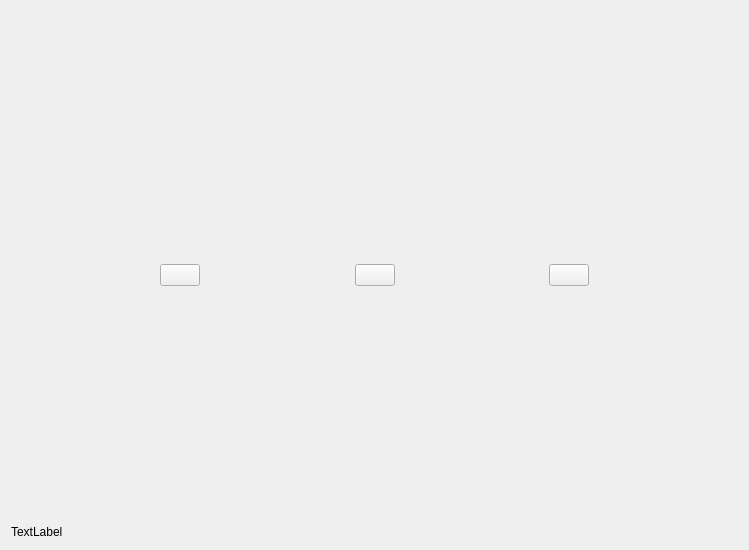
<?xml version="1.0" encoding="UTF-8"?>
<ui version="4.0">
 <class>GameMode</class>
 <widget class="QDialog" name="GameMode">
  <property name="geometry">
   <rect>
    <x>0</x>
    <y>0</y>
    <width>749</width>
    <height>550</height>
   </rect>
  </property>
  <property name="windowTitle">
   <string>Dialog</string>
  </property>
  <layout class="QVBoxLayout" name="verticalLayout_9">
   <item>
    <widget class="QStackedWidget" name="stackedWidget">
     <property name="currentIndex">
      <number>1</number>
     </property>
     <widget class="QWidget" name="mode_page">
      <layout class="QHBoxLayout" name="horizontalLayout">
       <item>
        <spacer name="horizontalSpacer_3">
         <property name="orientation">
          <enum>Qt::Horizontal</enum>
         </property>
         <property name="sizeHint" stdset="0">
          <size>
           <width>40</width>
           <height>20</height>
          </size>
         </property>
        </spacer>
       </item>
       <item>
        <widget class="QWidget" name="widget" native="true">
         <layout class="QVBoxLayout" name="verticalLayout">
          <item>
           <widget class="QLabel" name="single_label">
            <property name="sizePolicy">
             <sizepolicy hsizetype="Preferred" vsizetype="Fixed">
              <horstretch>0</horstretch>
              <verstretch>0</verstretch>
             </sizepolicy>
            </property>
            <property name="text">
             <string/>
            </property>
           </widget>
          </item>
          <item>
           <widget class="QPushButton" name="singleModeBtn">
            <property name="text">
             <string/>
            </property>
           </widget>
          </item>
         </layout>
        </widget>
       </item>
       <item>
        <spacer name="horizontalSpacer_5">
         <property name="orientation">
          <enum>Qt::Horizontal</enum>
         </property>
         <property name="sizeHint" stdset="0">
          <size>
           <width>40</width>
           <height>20</height>
          </size>
         </property>
        </spacer>
       </item>
       <item>
        <widget class="QWidget" name="widget_2" native="true">
         <layout class="QVBoxLayout" name="verticalLayout_2">
          <item>
           <widget class="QLabel" name="net_label">
            <property name="sizePolicy">
             <sizepolicy hsizetype="Preferred" vsizetype="Fixed">
              <horstretch>0</horstretch>
              <verstretch>0</verstretch>
             </sizepolicy>
            </property>
            <property name="text">
             <string/>
            </property>
           </widget>
          </item>
          <item>
           <widget class="QPushButton" name="netModeBtn">
            <property name="text">
             <string/>
            </property>
           </widget>
          </item>
         </layout>
        </widget>
       </item>
       <item>
        <spacer name="horizontalSpacer_4">
         <property name="orientation">
          <enum>Qt::Horizontal</enum>
         </property>
         <property name="sizeHint" stdset="0">
          <size>
           <width>40</width>
           <height>20</height>
          </size>
         </property>
        </spacer>
       </item>
      </layout>
     </widget>
     <widget class="QWidget" name="room_page">
      <layout class="QHBoxLayout" name="horizontalLayout_3">
       <item>
        <spacer name="horizontalSpacer">
         <property name="orientation">
          <enum>Qt::Horizontal</enum>
         </property>
         <property name="sizeHint" stdset="0">
          <size>
           <width>40</width>
           <height>20</height>
          </size>
         </property>
        </spacer>
       </item>
       <item>
        <widget class="QWidget" name="widget_3" native="true">
         <layout class="QVBoxLayout" name="verticalLayout_3">
          <item>
           <spacer name="verticalSpacer">
            <property name="orientation">
             <enum>Qt::Vertical</enum>
            </property>
            <property name="sizeHint" stdset="0">
             <size>
              <width>20</width>
              <height>217</height>
             </size>
            </property>
           </spacer>
          </item>
          <item>
           <widget class="QLabel" name="auto_label">
            <property name="text">
             <string/>
            </property>
           </widget>
          </item>
          <item>
           <widget class="QPushButton" name="autoBtn">
            <property name="text">
             <string/>
            </property>
           </widget>
          </item>
          <item>
           <spacer name="verticalSpacer_2">
            <property name="orientation">
             <enum>Qt::Vertical</enum>
            </property>
            <property name="sizeHint" stdset="0">
             <size>
              <width>20</width>
              <height>217</height>
             </size>
            </property>
           </spacer>
          </item>
         </layout>
        </widget>
       </item>
       <item>
        <spacer name="horizontalSpacer_6">
         <property name="orientation">
          <enum>Qt::Horizontal</enum>
         </property>
         <property name="sizeHint" stdset="0">
          <size>
           <width>40</width>
           <height>20</height>
          </size>
         </property>
        </spacer>
       </item>
       <item>
        <widget class="QWidget" name="widget_7" native="true">
         <layout class="QVBoxLayout" name="verticalLayout_7">
          <item>
           <spacer name="verticalSpacer_5">
            <property name="orientation">
             <enum>Qt::Vertical</enum>
            </property>
            <property name="sizeHint" stdset="0">
             <size>
              <width>20</width>
              <height>40</height>
             </size>
            </property>
           </spacer>
          </item>
          <item>
           <widget class="QLabel" name="manual_label">
            <property name="text">
             <string/>
            </property>
           </widget>
          </item>
          <item>
           <widget class="QPushButton" name="manualBtn">
            <property name="text">
             <string/>
            </property>
           </widget>
          </item>
          <item>
           <spacer name="verticalSpacer_6">
            <property name="orientation">
             <enum>Qt::Vertical</enum>
            </property>
            <property name="sizeHint" stdset="0">
             <size>
              <width>20</width>
              <height>40</height>
             </size>
            </property>
           </spacer>
          </item>
         </layout>
        </widget>
       </item>
       <item>
        <spacer name="horizontalSpacer_7">
         <property name="orientation">
          <enum>Qt::Horizontal</enum>
         </property>
         <property name="sizeHint" stdset="0">
          <size>
           <width>40</width>
           <height>20</height>
          </size>
         </property>
        </spacer>
       </item>
       <item>
        <widget class="QWidget" name="widget_8" native="true">
         <layout class="QVBoxLayout" name="verticalLayout_8">
          <item>
           <spacer name="verticalSpacer_7">
            <property name="orientation">
             <enum>Qt::Vertical</enum>
            </property>
            <property name="sizeHint" stdset="0">
             <size>
              <width>20</width>
              <height>40</height>
             </size>
            </property>
           </spacer>
          </item>
          <item>
           <widget class="QLabel" name="search_label">
            <property name="text">
             <string/>
            </property>
           </widget>
          </item>
          <item>
           <widget class="QPushButton" name="searchBtn">
            <property name="text">
             <string/>
            </property>
           </widget>
          </item>
          <item>
           <spacer name="verticalSpacer_8">
            <property name="orientation">
             <enum>Qt::Vertical</enum>
            </property>
            <property name="sizeHint" stdset="0">
             <size>
              <width>20</width>
              <height>40</height>
             </size>
            </property>
           </spacer>
          </item>
         </layout>
        </widget>
       </item>
       <item>
        <spacer name="horizontalSpacer_2">
         <property name="orientation">
          <enum>Qt::Horizontal</enum>
         </property>
         <property name="sizeHint" stdset="0">
          <size>
           <width>40</width>
           <height>20</height>
          </size>
         </property>
        </spacer>
       </item>
      </layout>
     </widget>
    </widget>
   </item>
   <item>
    <widget class="QLabel" name="information">
     <property name="text">
      <string>TextLabel</string>
     </property>
    </widget>
   </item>
  </layout>
 </widget>
 <resources/>
 <connections/>
</ui>
